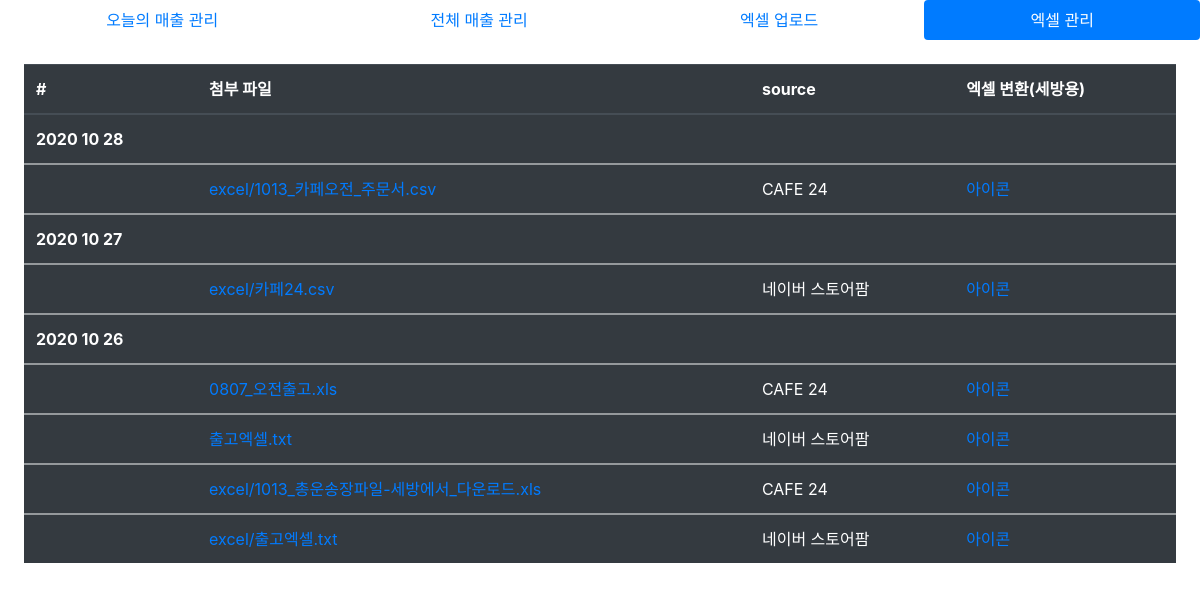
Page /excel_manage/ on the earlier database version.
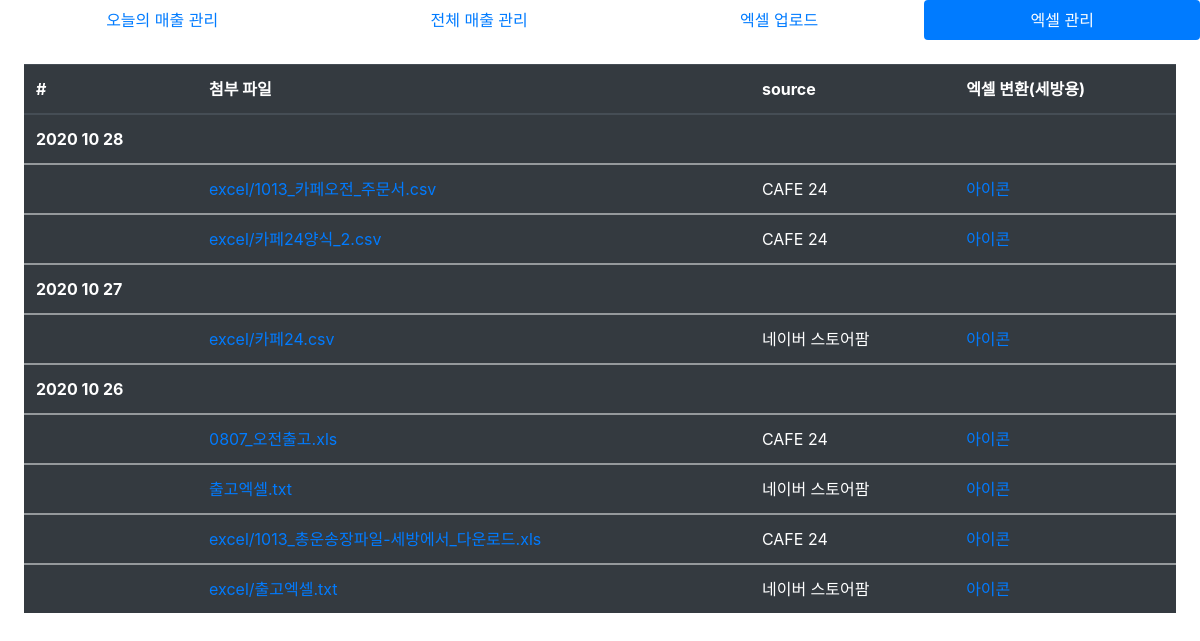
Same page on the later database version.
### drmamma/models.py (models this page shows)
class DeliveryExcel(models.Model):
    uploaded_at = models.DateField('업로드 날짜', default=datetime.today())
    excel_file = models.FileField('송장 엑셀', upload_to="excel")
    source = models.CharField('송장 종류', choices=TYPE_CHOICES, max_length=100)
    class Meta:
        verbose_name = "송장 엑셀"
        verbose_name_plural = "송장 엑셀들"

### drmamma/views.py (the view)
# urls.py: path('excel_manage/', excel_manage, name="excel_manage"),
def excel_manage(request):
    context = {}
    datas = DeliveryExcel.objects.all().order_by('-uploaded_at')
    context['datas'] = datas
    return render(request, 'excel_manage.html', context)

### drmamma/templates/excel_manage.html (shortened to what this page needs)
{% extends 'base.html' %}
{% block content %}
<table class="table table-dark">
    <thead>
      <tr>
        <th scope="col">#</th>
        <th scope="col">첨부 파일</th>
        <th scope="col">source</th>
        <th scope="col">엑셀 변환(세방용)</th>
      </tr>
    </thead>
    {% for data in datas %}
    {% ifchanged data.uploaded_at|date:"Y m d" %}
    <tbody>
        <tr>
            <td style="font-weight: bold;">{{data.uploaded_at|date:"Y m d"}}</td>
        </tr>
    </tbody>
    {% endifchanged %}
    <tbody>
      <tr>
        <th scope="row"></th>
        <td><a href="{{data.excel_file.url}}">{{data.excel_file}}</a></td>
        <td>{{data.source}}</td>
        <td><a href="{% url 'excel_convert_to_sebang' data.id %}">아이콘</a></td>
      </tr>
    </tbody>
    {% endfor %}
  </table>
{% endblock %}

Differences in the rows shown:
added DeliveryExcel: excel_file "excel/카페24양식_2.csv", source "CAFE 24"
